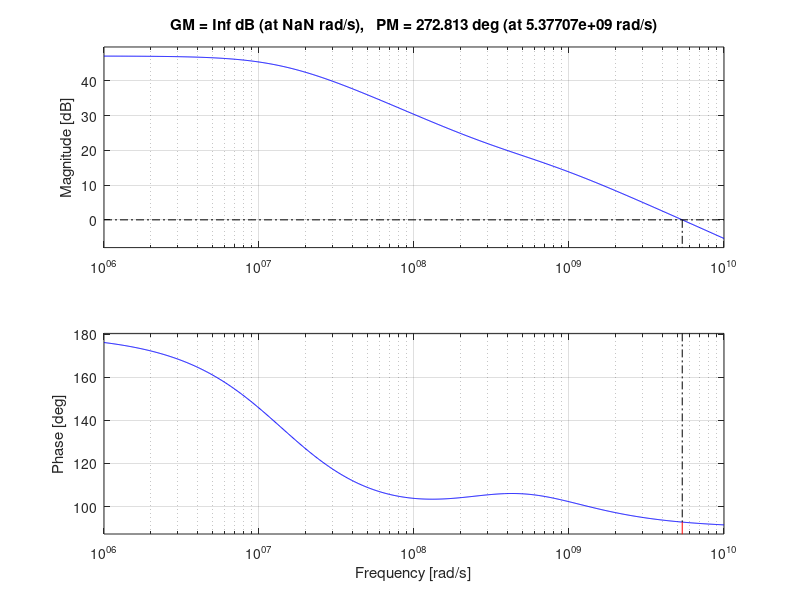

MATLAB code for this plot:
eps0 = 8.854187e-12;
eps_ox = 3.9;
%NMOS
Cjorgatn = 1.3846e-11;
Cjorgatdn = 1e-9;
Cjorstin = 2.4557e-11;
Cjorstidn = 1e-9;
Cjorbotn = 0.85856;
Cjorbotdn = 0.001;
toxon = 7.4256e-9;
toxovon = 7.4256e-9;
meun = 0.46687 * 0.85058;
Lovn = 6.3866e-8;
Coxn = eps0 * eps_ox / toxon;
Coxovn = eps0 * eps_ox / toxovon;
%%%%%%%%%%%%%%%%%%%%%%%%%%%%%%%%%%%%%%%%%%%%%%%%%%%
%pmos
Cjorgatdp = 1e-9;
Cjorgatp = 3.1e-11;
Cjorstip = 4.2583e-11;
Cjorstidp = 1e-9;
Cjorbotp = 0.0008085;
Cjorbotdp = 0.001;
toxop = 6.945e-9;
toxovop = 6.945e-9;
meup = 0.018428 * 1.8162;
Lovp = 3.471e-8;
Coxp = eps0 * eps_ox / toxop;
Coxovp = eps0 * eps_ox / toxovop;
%%%%%%%%%%%%%%%%%%%%%%%%%%%%%%%%%%%%%%%%%%%%%%%%%%%
%NMOS XM17
W17 = 1e-5;
L17 = 7.2e-7;
As17 = 3.4e-12;
Ps17 = 2.068e-5;
Ad17 = 3.4e-12;
Pd17 = 2.068e-5;
Cgsn17 = 2/3 * W17 * L17 * Coxn + W17 * Lovn * Coxovn
Cgdn17 = W17 * Lovn * Coxovn
Cjsn17 = Cjorbotn / (sqrt(1 + 0))
Csbn17 = (As17 + W17 * L17) * Cjsn17 + Ps17 * Cjorstin + W17 * Cjorgatn
Cjdn17 = Cjorbotdn / (sqrt(1 + 2.056))
Cdbn17 = (Ad17 * Cjdn17 + Pd17 * Cjorstidn + W17 * Cjorgatdn)
I17 = 2.872e-6;
Veffe17 = sqrt (I17 * 2 / (meun * Coxn * W17 / L17))
gm17 = 2 * I17 / Veffe17
rds17 = 1.75/I17
%%%%%%%%%%%%%%%%%%%%%%%%%%%%%%%%%%%%%%%%%%%%%%%%%%%
%PMOS XM16
W16 = 1e-5;
L16 = 7.2e-7;
As16 = 3.4e-12;
Ps16 = 2.068e-5;
Ad16 = 3.4e-12;
Pd16 = 2.068e-5;
Cgsp16 = 2/3 * W16 * L16 * Coxp + W16 * Lovp * Coxovp
Cgdp16 = W16 * Lovp * Coxovp
Cjsp16 = Cjorbotp / (sqrt(1 + 0))
Csbp16 = (As16 + W16 * L16) * Cjsp16 + Ps16 * Cjorstip + W16 * Cjorgatp
Cjdp16 = Cjorbotdp / (sqrt(1 + 3 -2.056))
Cdbp16 = (Ad16 * Cjdp16 + Pd16 * Cjorstidp + W16 * Cjorgatdp)
Veffe16 = sqrt (I17 * 2 / (meup * Coxp * W16 / L16))
gm16 = 2 * I17 / Veffe16
rds16 = 64 / I17
%%%%%%%%%%%%%%%%%%%%%%%%%%%%%%%%%%%%%%%%%%%%%%%%%%%
%TF derivation
C1 = Csbp16
C2 = Cgdp16
C3 = Cgdn17
C4 = Cgsn17
C5 = Cdbn17 + Cdbp16
R20 = 10 / gm16 + rds16*rds17/(rds16+rds17) + 10 * rds16*rds17/(rds16+rds17)
R30 = 10/gm17 + rds16*rds17/(rds16+rds17) + 10 * rds16*rds17/(rds16+rds17)
b1 = 10*C1/gm16 + R20*C2 + R30*C3 + 10*C4/gm17 + rds16*rds17/(rds16+rds17)*C5
b2 = 10*C1/gm16*C2/gm16 + 10*C1/gm16*C3*R30 + 10*C1/gm17*C4 + 100*C1/gm17*C4/gm17 + 10*C1/gm16*C5*rds16*rds17/(rds16+rds17) + R20*C2*(10/gm17+1/gm16+10/gm16)*C3 + R20*C2*10/gm17*C4 + R20*C2*C5/gm16 + R30*C3*10/gm17*C4 + R30*C3*C5/gm17 + 10/gm17*C4*rds16*rds17/(rds16+rds17)*C5
a0 = rds16*rds17/(rds16+rds17)*gm17
a1 = 10*C1/gm16*gm17*rds16*rds17/(rds16+rds17) + R20*C2*gm17*10/gm16 + R30*C3*rds16*gm17/(rds16*gm17)
nm = [a1,a0];
de = [b2,b1,1];
TF = tf(-nm,de)
bode(TF);
margin(TF);
